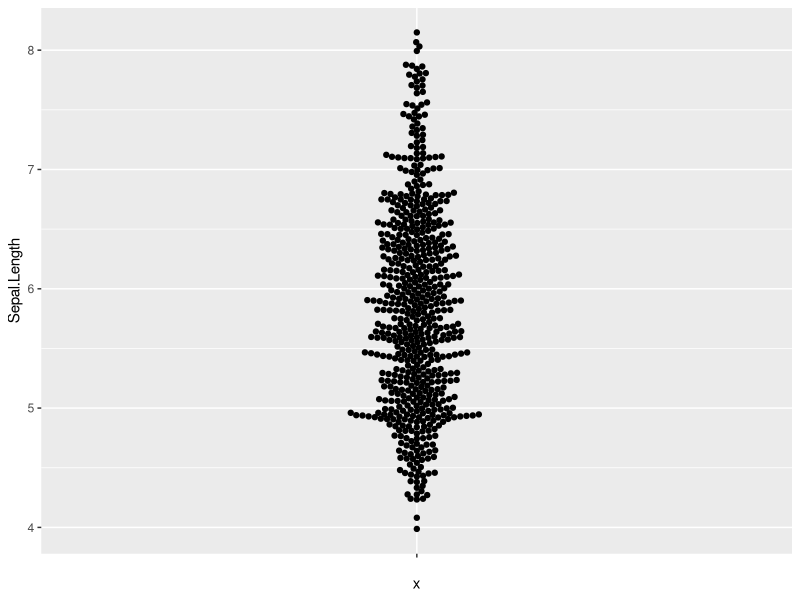
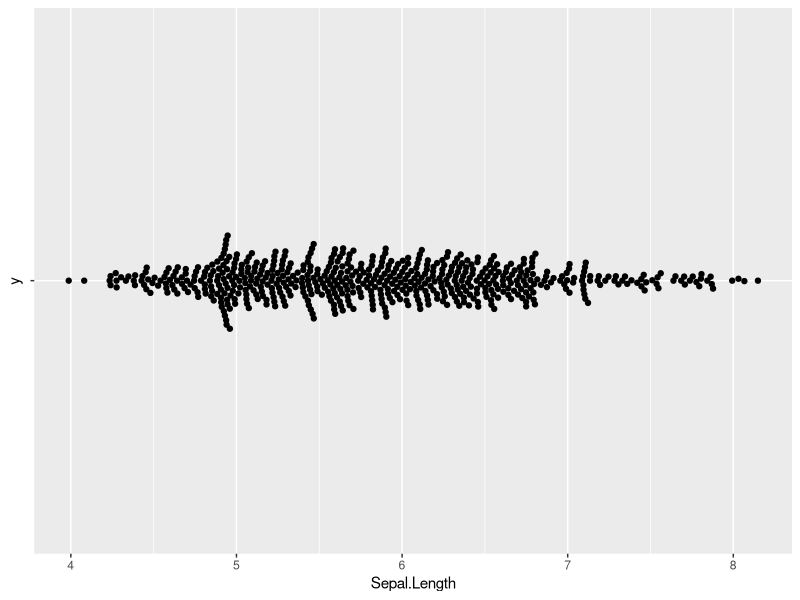
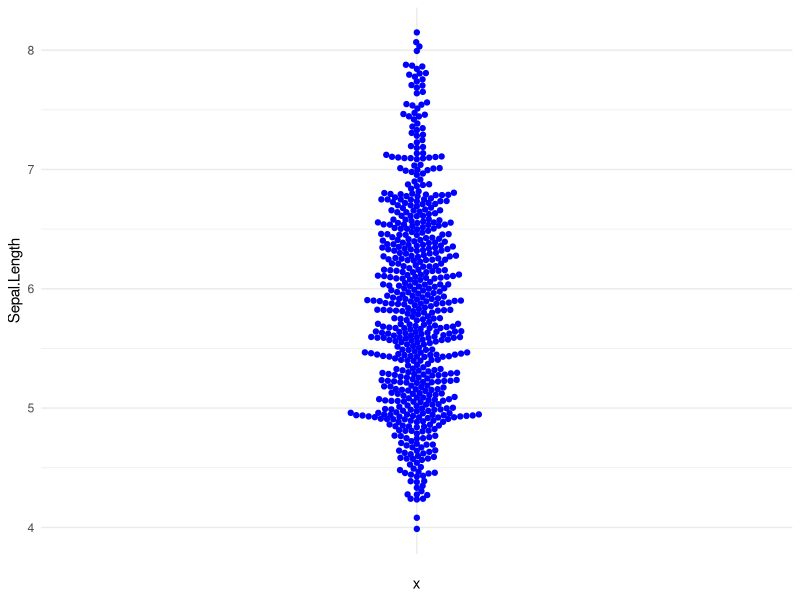
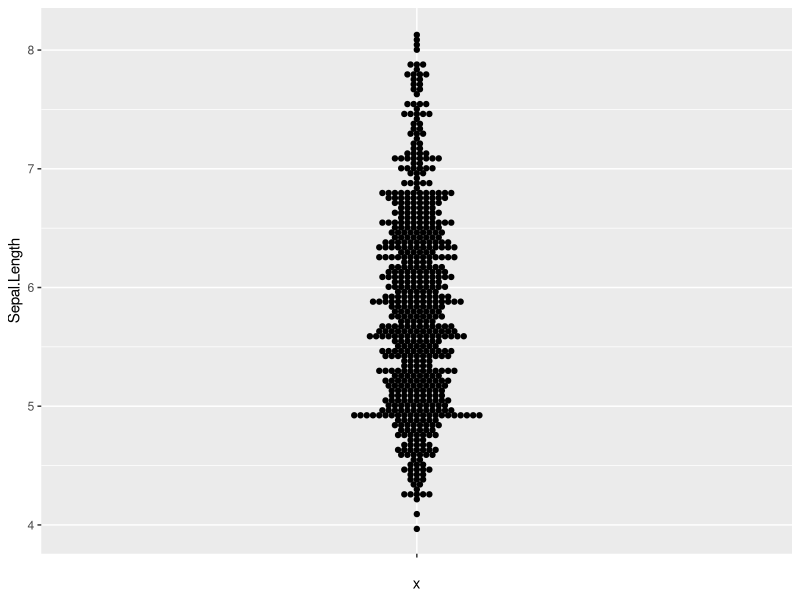

These figures' R source, in order: (Note: this script raises an error after producing the figures.)
## ---- chunk 1
knitr::opts_chunk$set( warning=FALSE, message=FALSE)
## ---- chunk 2
# install.packages("ggbeeswarm")
library(ggbeeswarm)
library(ggplot2)
## ---- chunk 3
data(iris)
## ---- chunk 4
iris <- do.call(rbind, replicate(4, iris, simplify = FALSE))
iris$Sepal.Length <- iris$Sepal.Length + rnorm(nrow(iris), 0, 0.2)
## ---- chunk 5
ggplot(iris,aes(y=Sepal.Length,x='')) +
  geom_beeswarm()
## ---- chunk 6
ggplot(iris,aes(x=Sepal.Length,y='')) +
  geom_beeswarm()
## ---- chunk 7
ggplot(iris,aes(y=Sepal.Length,x='')) +
  geom_beeswarm(color='blue') +
  theme_minimal()
## ---- chunk 8
ggplot(iris,aes(y=Sepal.Length,x='')) +
  geom_beeswarm(method='center')
## ---- chunk 9
htmltools::includeHTML("htmlChunkRelatedDistribution.html")
